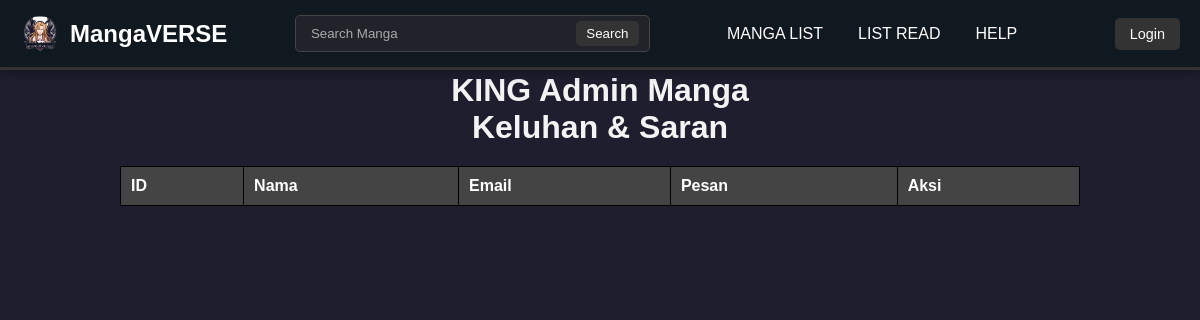
Before: /admin/viewhelp.php with the older database file.
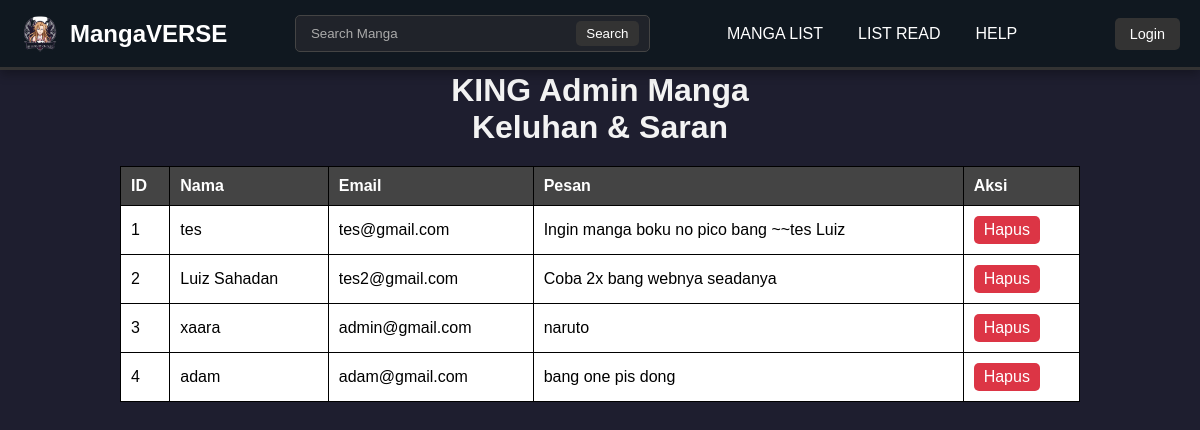
After: the same page with the newer database file.
### tables this page shows
CREATE TABLE `feedback` (
  `id` int(11) NOT NULL,
  `name` varchar(255) NOT NULL,
  `email` varchar(255) NOT NULL,
  `message` text NOT NULL,
  `created_at` timestamp NOT NULL DEFAULT current_timestamp()
);

### admin/viewhelp.php (the view, shortened to what this page needs)
<?php
include '../koneksi/config.php';
$sql = "SELECT * FROM feedback ORDER BY id ASC";
$result = $conn->query($sql);
?>
<!DOCTYPE html>
<html lang="id">
<head>
</head>
<header>
        <div class="logo">
            <img src="../images/logo.png" alt="Logo">
            <h1>MangaVERSE</h1>
        </div>
        <div class="search-bar">
            <input type="text" placeholder="Search Manga">
            <button>Search</button>
        </div>
        <nav>
        <a href="viewmanga.php">MANGA LIST</a>
                <a href="viewread.php">LIST READ</a>
                <a href="viewhelp.php">HELP</a>
        </nav>
        <div class="auth-buttons">
            <a href="./login.php">Login</a>
        </div>
    </header>
    <br>
    <br>
    <br>
    <br>
<body>
<div style="text-align: center;">
        <h1>KING Admin Manga</h1>
        <h1>Keluhan & Saran</h1>
    </div>
    <table>
        <tr>
            <th>ID</th>
            <th>Nama</th>
            <th>Email</th>
            <th>Pesan</th>
            <th>Aksi</th>
        </tr>
        <?php while ($row = $result->fetch_assoc()) { ?>
        <tr>
            <td><?php echo $row['id']; ?></td>
            <td><?php echo $row['name']; ?></td>
            <td><?php echo $row['email']; ?></td>
            <td><?php echo $row['message']; ?></td>
            <td>
                <a href="viewhelp.php?delete=<?php echo $row['id']; ?>" onclick="return confirm('Yakin ingin menghapus saran ini?');" class="delete-btn">Hapus</a>
            </td>
        </tr>
        <?php } ?>
    </table>
</body>
</html>

Changed rows visible on the page:
added feedback: id "1", name "tes", email "tes@gmail.com", message "Ingin manga boku no pico bang ~~tes Luiz"
added feedback: id "2", name "Luiz Sahadan", email "tes2@gmail.com", message "Coba 2x bang webnya seadanya"
added feedback: id "3", name "xaara", email "admin@gmail.com", message "naruto"
added feedback: id "4", name "adam", email "adam@gmail.com", message "bang one pis dong"
